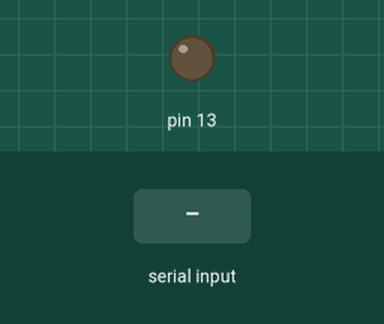
Bench run of a sketch on a simulated Arduino Uno, built with avr-gcc and run on an emulated ATmega328P. On the bench: output pins drawn as LEDs (lit = HIGH). The test bench sets the inputs (shaded band).

Above: at 1.2 s.
1.3 s: "1\n" received over Serial
At 1.7 s:
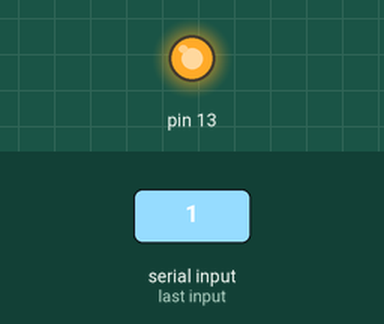
2.8 s: "2\n" received over Serial
At 4.0 s:
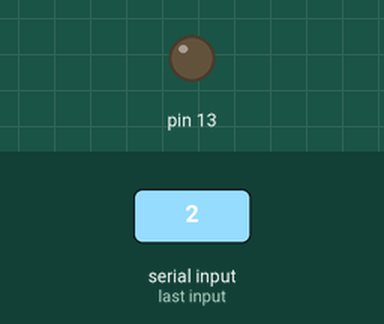
Timing chart, 0 to 5.8 s (numbered marks = the images above; inputs shaded):
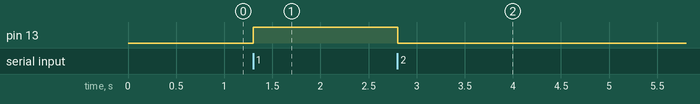

The sketch:

HOME_AUTOMATION_IOT.ino
```cpp
int data;
void setup() {
  Serial.begin(9600);
  pinMode(13,OUTPUT);
}

void loop() {
  if(Serial.available()>0)// Check for data.
  {
  data=Serial.parseInt();// Get data as integer.
  if(data==1)
  digitalWrite(13,HIGH);// Turn on an LED if sent data is 1.
  else if(data==2)
  digitalWrite(13,LOW);// Turn off the LED if sent data is 2.
  }
}
```

Measured:
- after the input at 1.3 s, pin 13: LOW → HIGH at once
- after the input at 2.8 s, pin 13: HIGH → LOW at once
